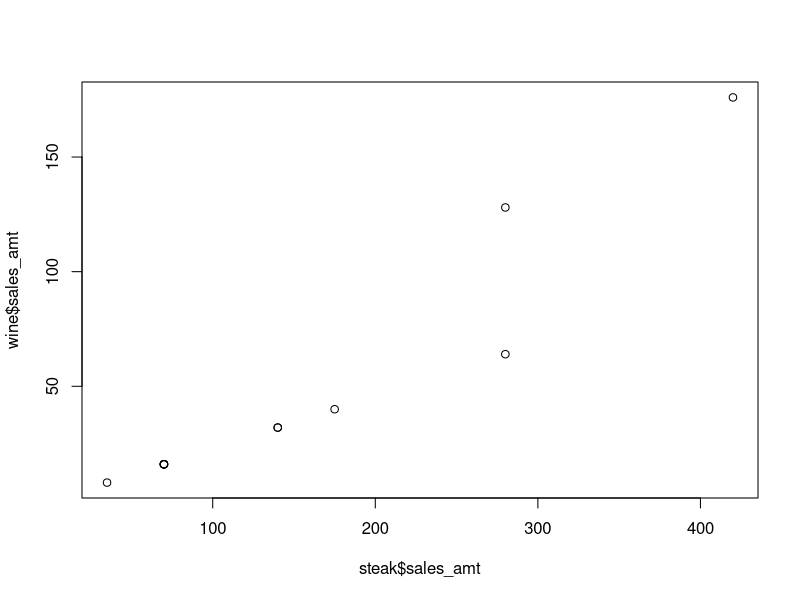

Here is the R script that generated this plot:
library(readxl)
library(dplyr)
library(ggplot2)

customer_r <- read_excel("customer_r.xlsx")
reservation_r <- read_excel("reservation_r.xlsx")
order_info_r <- read_excel("order_info_r.xlsx")
item_r <- read_excel("item_r.xlsx")

# 열 이름이 대문자로 인식되는 것을 소문자로 변경 
colnames(customer_r) <- tolower(colnames(customer_r))
colnames(reservation_r) <- tolower(colnames(reservation_r))
colnames(order_info_r) <- tolower(colnames(order_info_r))
colnames(item_r) <- tolower(colnames(item_r))



# 상관 분석: 스테이크와 와인은 관계가 있을까?

# reserv_no를 키로 예약, 주문 테이블 연결
df_f_join_1 <- inner_join(reservation_r, order_info_r, by = "reserv_no")

# item_id를 키로 df_f_join_1, 메뉴 정보 테이블 연결
df_f_join_2 <- inner_join(df_f_join_1, item_r, by = "item_id")

target_item <- c("M0005", "M0009")               # 스테이크와 와인

# 스테이크와 메뉴 아이템 동시 주문 여부 확인
df_stime_order <- df_f_join_2 %>%
    filter((item_id %in% target_item)) %>%       # 스테이크나 와인을 주문한 경우 선택
    group_by(reserv_no) %>%                      # 예약 번호로 그룹화
    mutate(order_cnt = n()) %>%                  # 그룹화된 행 세기
    distinct(branch, reserv_no, order_cnt) %>%   # 중복 예약 번호는 하나만 출력
    filter(order_cnt == 2) %>%                   # 2인 경우 선택(스테이크와 와인을 동시 주문한 경우)
    arrange(branch)

# 동시 주문인 경우의 예약 번호 데이터셋(12건)
df_stime_order

# 동시 주문한 예약 번호만 담는 stime_order 변수 생성
stime_order_rsv_no <- df_stime_order$reserv_no # 예약 번호만 선택

# 동시 주문 예약 번호이면서 스테이크와 와인일 경우만 선택
df_stime_sales <- df_f_join_2 %>%
    filter((reserv_no %in% stime_order_rsv_no) & (item_id %in% target_item)) %>%
    group_by(reserv_no, product_name) %>%          # 예약 번호와 메뉴 아이템으로 그룹화
    summarise(sales_amt = sum(sales) / 1000) %>%   # 매출 합계 요약 계산
    arrange(product_name, reserv_no)               # 메뉴 아이템, 예약 번호 기준으로 정렬

# 동시 주문 12건이므로 매출 합계 24개 생성(스테이크+와인)
df_stime_sales

steak <- df_stime_sales %>% filter(product_name == "STEAK")   # 스테이크 정보만 담음
wine <- df_stime_sales %>% filter(product_name == "WINE")     # 와인 정보만 담음
 
plot(steak$sales_amt, wine$sales_amt)     # 스테이크와 와인의 매출 상관도 그리기

cor.test(steak$sales_amt, wine$sales_amt)     # 상관관계 확인. p-value가 유의확률(유의수준)


